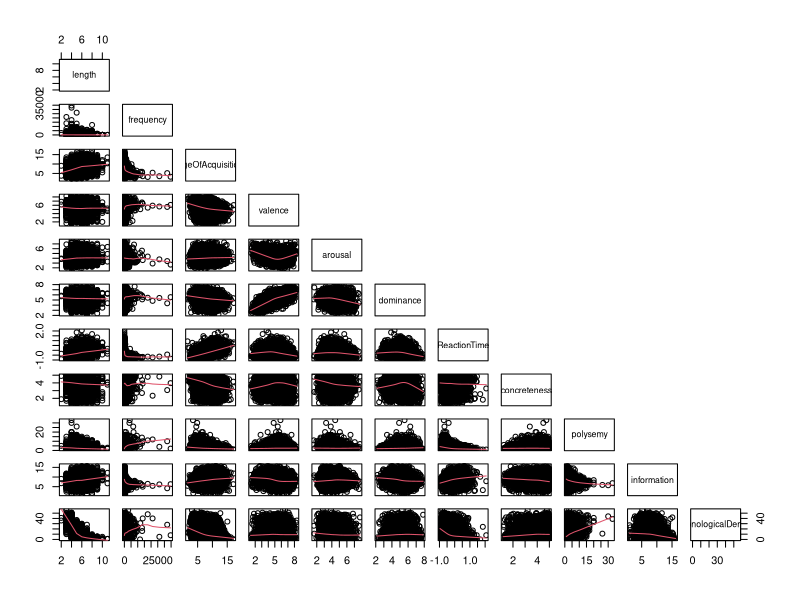
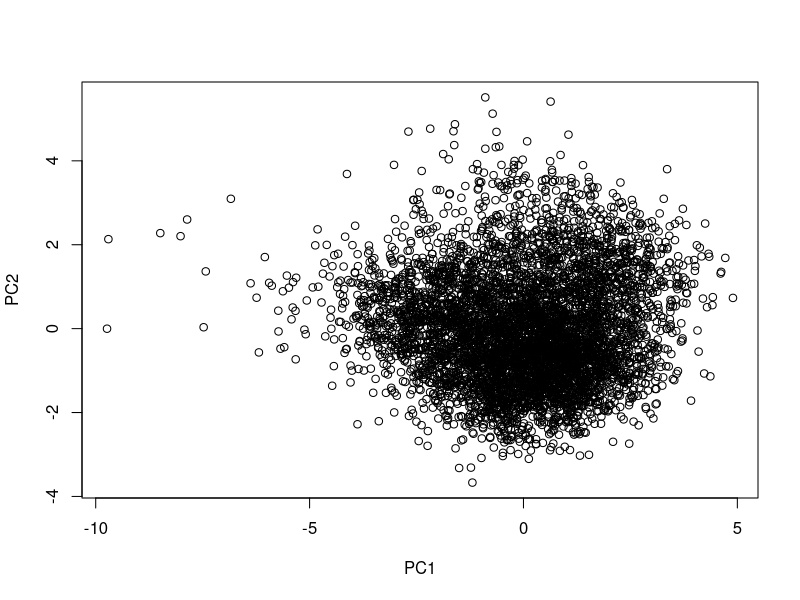
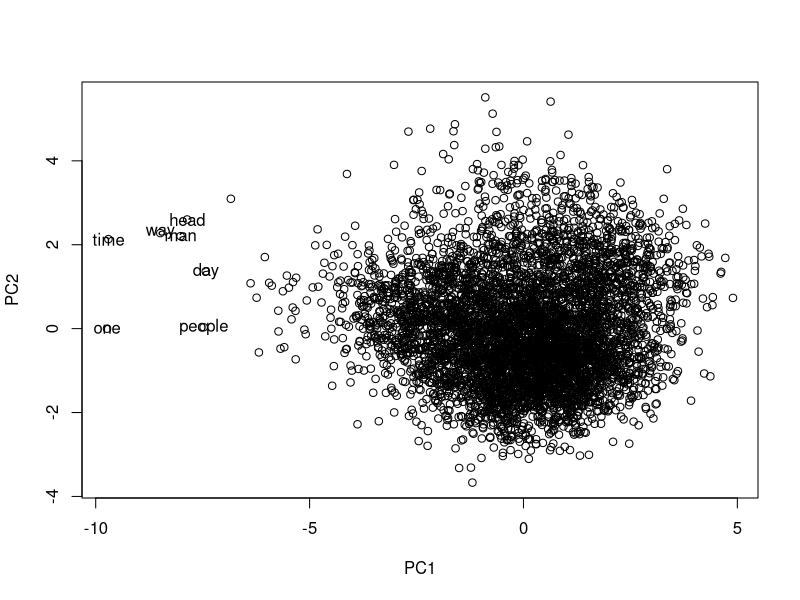
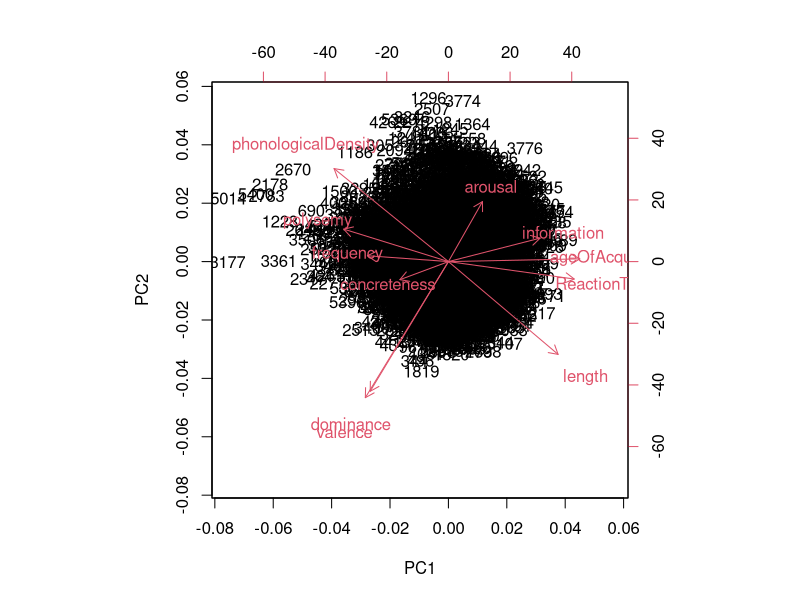
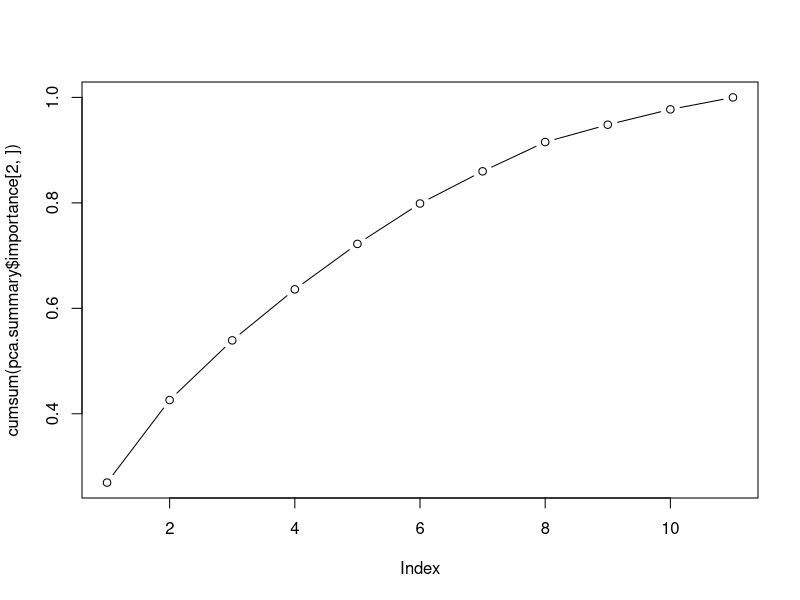

Here is the R script that generated these plots, in order:
# Use a PCA to visualise the distances between datapoints with many variables at the same time
setwd("~/Documents/Teaching/QMSS2017/gitfiles/qmss-2017/FindingPatterns/analysis/")

# Load some data on words
d = read.csv("../data/wordData.csv", stringsAsFactors = F)


# The first two columns are an ID variable and the actual word.  We don't want to analyse those, so let's take them out.
words = d$word

d = d[,-c(1,2)]

# First, let's plot the correlation between each variable
pairs(d, upper.panel = NULL,lower.panel = panel.smooth)

# We can scale each variable to be in the same range and centered around 0.
# (For real analyses, we'd want to do this more carefully)
scaled.d = scale(d)

# Run the PCA
pca <- prcomp(scaled.d)

# Plot the first and second principle components
plot(pca$x[,1:2])

# There are some words outside the main cluster, what are those?
plot(pca$x[,1:2])
outliers = which(pca$x[,1]< -7)
text(pca$x[outliers,1], pca$x[outliers,2], words[outliers])


# Look at the rotation (loadings) of variables
dim2 = pca$rotation[,1:2]
dim2[order(dim2[,1]),]

# A fancier plot
biplot(pca)

# Look at the eigenvalues: how much cumulative variance is explained by each dimension
pca.summary = summary(pca)
plot(cumsum(pca.summary$importance[2,]), type='b')


# More ways to plot PCA data:
#http://www.sthda.com/english/wiki/principal-component-analysis-in-r-prcomp-vs-princomp-r-software-and-data-mining

# Phylogenetic PCA using phyl.pca from the phytools package:
#http://www.phytools.org/static.help/phyl.pca.html